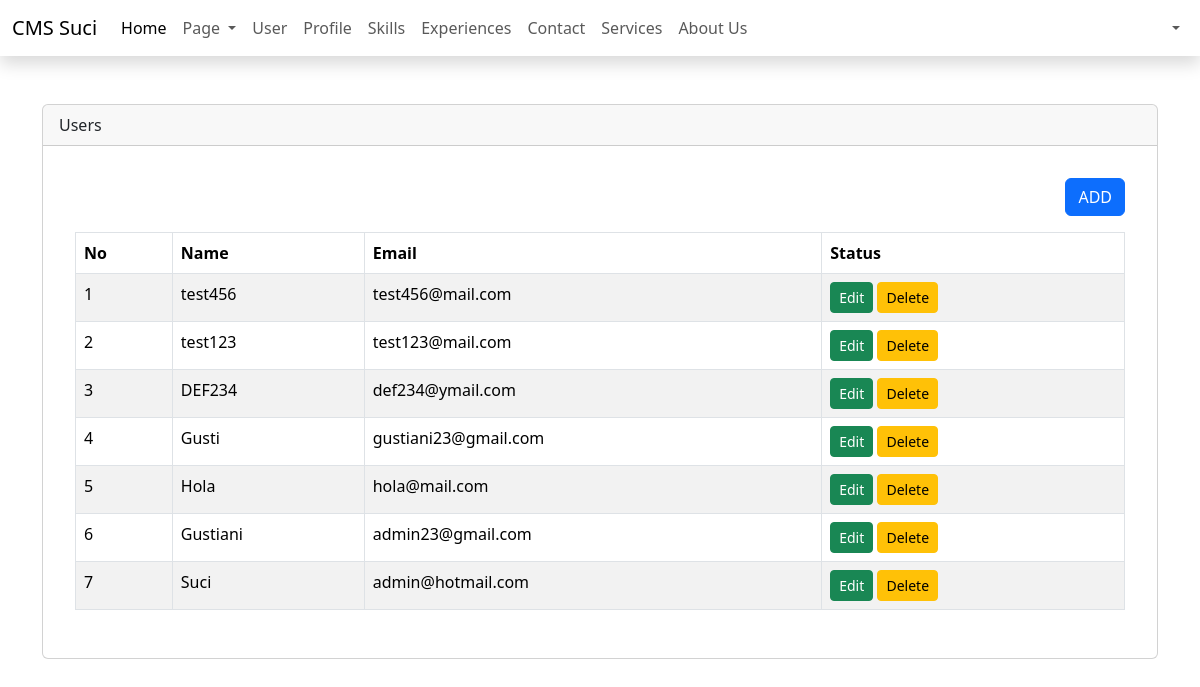
Page /admin/dashboard.php?page=users on the committed database.
### tables this page shows
CREATE TABLE `users` (
  `id` int(11) NOT NULL,
  `id_level` int(11) DEFAULT NULL,
  `name` varchar(50) NOT NULL,
  `email` varchar(50) NOT NULL,
  `password` varchar(100) NOT NULL,
  `created_at` timestamp NOT NULL DEFAULT current_timestamp(),
  `updated_at` timestamp NULL DEFAULT NULL ON UPDATE current_timestamp()
);

### admin/content/users.php (the view, shortened to what this page needs)
<?php
$query = mysqli_query($config, 'SELECT * FROM users ORDER BY id DESC');
$row = mysqli_fetch_all($query, MYSQLI_ASSOC);
?>
<div class="card-body">
  <div class="table-responsive">
    <div align="right" class="mb-3">
      <a href="?page=manage-user" class="btn btn-primary">ADD</a>
    </div>
    <table id="table" class="table table-bordered table-striped">
      <thead>
        <tr>
          <th>No</th>
          <th>Name</th>
          <th>Email</th>
          <th>Status</th>
        </tr>
      </thead>
      <tbody>
        <?php foreach ($row as $key => $data): ?>
          <tr>
            <td><?= $key + 1 ?></td>
            <td><?= $data['name'] ?></td>
            <td><?= $data['email'] ?></td>
            <td>
              <a href="?page=manage-user&edit=<?php echo $data['id'] ?>" class="btn btn-success btn-sm">Edit</a>
              <a onclick="return confirm('Are You Sure?')" class="btn btn-warning btn-sm"
                href="?page=users&delete=<?php echo $data['id'] ?>">Delete</a>
            </td>
          </tr>
        <?php endforeach ?>
      </tbody>
    </table>
  </div>
</div>

### rows in the picture
users: name "test456", email "test456@mail.com"
users: name "test123", email "test123@mail.com"
users: name "DEF234", email "def234@ymail.com"
users: name "Gusti", email "gustiani23@gmail.com"
users: name "Hola", email "hola@mail.com"
users: name "Gustiani", email "admin23@gmail.com"
users: name "Suci", email "admin@hotmail.com"

### other values in the picture
str_replace('-', ' ', ucfirst($_GET['page'])) "Users"
